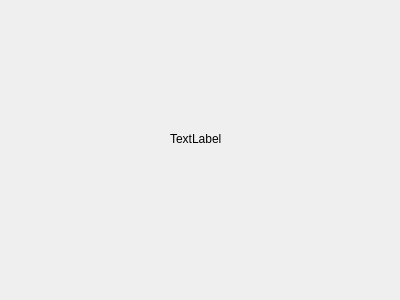
<?xml version="1.0" encoding="UTF-8"?>
<ui version="4.0">
 <class>Test</class>
 <widget class="QDialog" name="Test">
  <property name="geometry">
   <rect>
    <x>0</x>
    <y>0</y>
    <width>400</width>
    <height>300</height>
   </rect>
  </property>
  <property name="windowTitle">
   <string>Dialog</string>
  </property>
  <widget class="QLabel" name="label">
   <property name="geometry">
    <rect>
     <x>170</x>
     <y>130</y>
     <width>67</width>
     <height>17</height>
    </rect>
   </property>
   <property name="text">
    <string>TextLabel</string>
   </property>
  </widget>
 </widget>
 <resources/>
 <connections/>
</ui>
